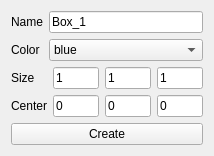
<?xml version="1.0" encoding="UTF-8"?>
<ui version="4.0">
 <class>createBox</class>
 <widget class="QWidget" name="createBox">
  <property name="geometry">
   <rect>
    <x>0</x>
    <y>0</y>
    <width>214</width>
    <height>153</height>
   </rect>
  </property>
  <property name="windowTitle">
   <string>Form</string>
  </property>
  <layout class="QVBoxLayout" name="verticalLayout_3">
   <item>
    <layout class="QGridLayout" name="gridLayout">
     <item row="0" column="0">
      <widget class="QLabel" name="label_3">
       <property name="text">
        <string>Name</string>
       </property>
      </widget>
     </item>
     <item row="1" column="0">
      <widget class="QLabel" name="label_5">
       <property name="text">
        <string>Color</string>
       </property>
      </widget>
     </item>
     <item row="0" column="1">
      <widget class="QLineEdit" name="BoxName">
       <property name="text">
        <string>Box_1</string>
       </property>
      </widget>
     </item>
     <item row="1" column="1">
      <widget class="QComboBox" name="BoxColorComboBox">
       <item>
        <property name="text">
         <string>blue</string>
        </property>
       </item>
       <item>
        <property name="text">
         <string>darkBlue</string>
        </property>
       </item>
       <item>
        <property name="text">
         <string>gray</string>
        </property>
       </item>
       <item>
        <property name="text">
         <string>darkGray</string>
        </property>
       </item>
       <item>
        <property name="text">
         <string>lightGray</string>
        </property>
       </item>
       <item>
        <property name="text">
         <string>green</string>
        </property>
       </item>
       <item>
        <property name="text">
         <string>darkGreen</string>
        </property>
       </item>
       <item>
        <property name="text">
         <string>cyan</string>
        </property>
       </item>
       <item>
        <property name="text">
         <string>darkCyan</string>
        </property>
       </item>
       <item>
        <property name="text">
         <string>red</string>
        </property>
       </item>
       <item>
        <property name="text">
         <string>darkRed</string>
        </property>
       </item>
       <item>
        <property name="text">
         <string>magenta</string>
        </property>
       </item>
       <item>
        <property name="text">
         <string>darkMagenta</string>
        </property>
       </item>
       <item>
        <property name="text">
         <string>white</string>
        </property>
       </item>
       <item>
        <property name="text">
         <string>black</string>
        </property>
       </item>
       <item>
        <property name="text">
         <string>PICK</string>
        </property>
       </item>
      </widget>
     </item>
    </layout>
   </item>
   <item>
    <layout class="QHBoxLayout" name="horizontalLayout_4">
     <item>
      <layout class="QVBoxLayout" name="verticalLayout">
       <item>
        <widget class="QLabel" name="label_2">
         <property name="text">
          <string>Size</string>
         </property>
        </widget>
       </item>
       <item>
        <widget class="QLabel" name="label">
         <property name="text">
          <string>Center</string>
         </property>
        </widget>
       </item>
      </layout>
     </item>
     <item>
      <layout class="QVBoxLayout" name="verticalLayout_2">
       <item>
        <layout class="QHBoxLayout" name="horizontalLayout_2">
         <item>
          <widget class="QLineEdit" name="boxCenterXInput">
           <property name="text">
            <string>1</string>
           </property>
          </widget>
         </item>
         <item>
          <widget class="QLineEdit" name="boxCenterYInput">
           <property name="text">
            <string>1</string>
           </property>
          </widget>
         </item>
         <item>
          <widget class="QLineEdit" name="boxCenterZInput">
           <property name="text">
            <string>1</string>
           </property>
          </widget>
         </item>
        </layout>
       </item>
       <item>
        <layout class="QHBoxLayout" name="horizontalLayout">
         <item>
          <widget class="QLineEdit" name="boxLengthXInput">
           <property name="text">
            <string>0</string>
           </property>
          </widget>
         </item>
         <item>
          <widget class="QLineEdit" name="boxLengthYInput">
           <property name="text">
            <string>0</string>
           </property>
          </widget>
         </item>
         <item>
          <widget class="QLineEdit" name="boxLengthZInpt">
           <property name="text">
            <string>0</string>
           </property>
          </widget>
         </item>
        </layout>
       </item>
      </layout>
     </item>
    </layout>
   </item>
   <item>
    <widget class="QPushButton" name="createBoxBtn">
     <property name="text">
      <string>Create</string>
     </property>
    </widget>
   </item>
  </layout>
 </widget>
 <resources/>
 <connections/>
</ui>
